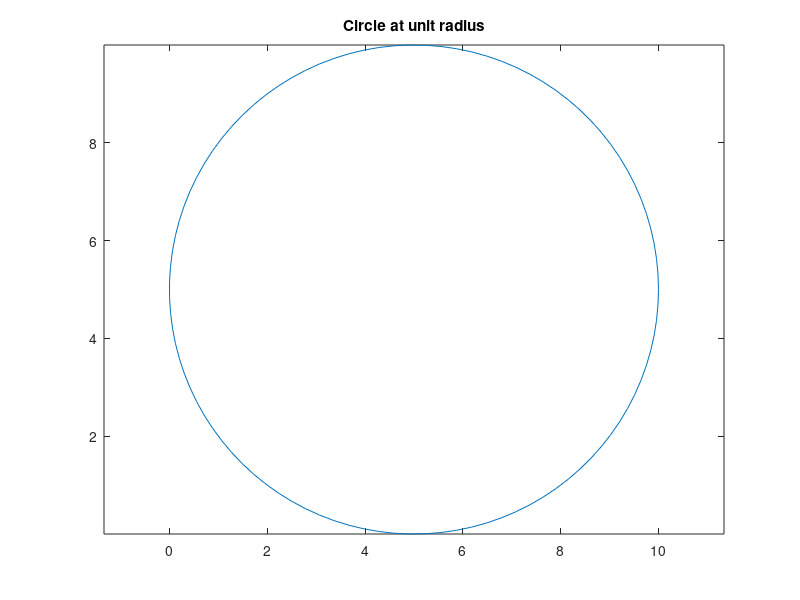

The MATLAB source for this figure:
%% Assignment 3
xcenter = input("Xcenter:");
ycenter = input("Ycenter:");
r = input("Radius:");

theta = linspace(0,2*pi,100); %create vector theta
x = r*cos(theta) + xcenter; % generate x coordinate
y = r*sin(theta) + ycenter;%generate y coordinate
plot(x,y); %plot
axis('equal');% Important
title('Circle at unit radius');

